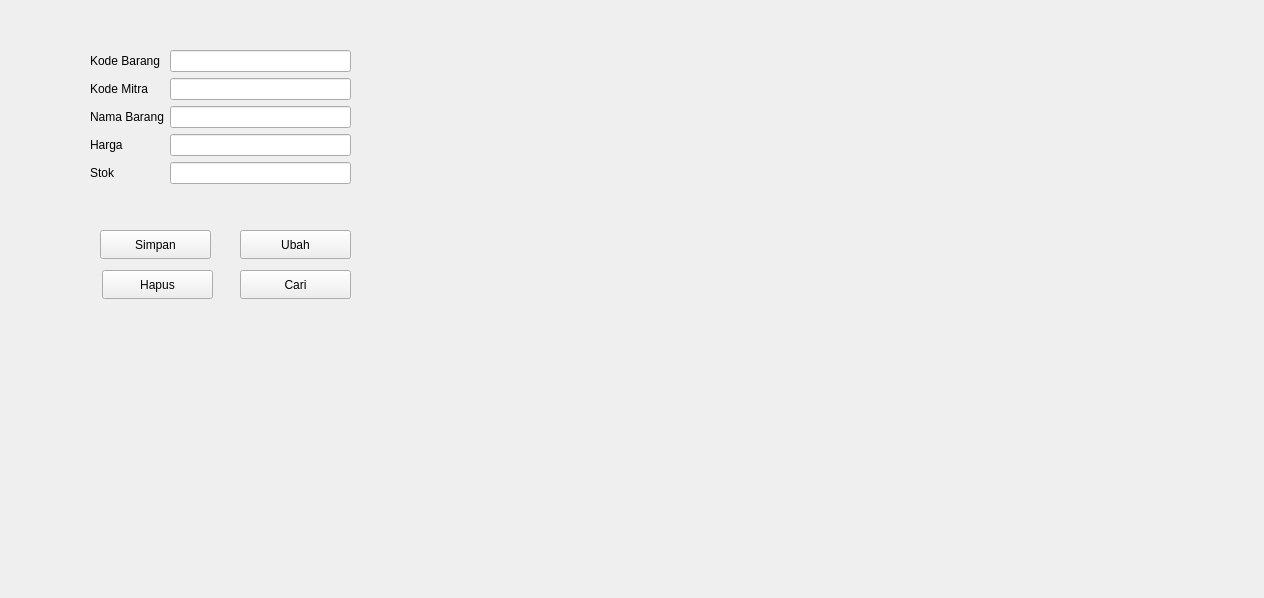
<?xml version="1.0" encoding="UTF-8"?>
<ui version="4.0">
 <class>FormBarang</class>
 <widget class="QWidget" name="FormBarang">
  <property name="geometry">
   <rect>
    <x>0</x>
    <y>0</y>
    <width>1264</width>
    <height>598</height>
   </rect>
  </property>
  <property name="windowTitle">
   <string>Form</string>
  </property>
  <widget class="QWidget" name="formLayoutWidget">
   <property name="geometry">
    <rect>
     <x>90</x>
     <y>50</y>
     <width>261</width>
     <height>161</height>
    </rect>
   </property>
   <layout class="QFormLayout" name="formLayout">
    <item row="0" column="0">
     <widget class="QLabel" name="kodeBarangLabel">
      <property name="text">
       <string>Kode Barang</string>
      </property>
     </widget>
    </item>
    <item row="0" column="1">
     <widget class="QLineEdit" name="kodeBarangLineEdit"/>
    </item>
    <item row="1" column="0">
     <widget class="QLabel" name="kodeMitraLabel">
      <property name="text">
       <string>Kode Mitra</string>
      </property>
     </widget>
    </item>
    <item row="1" column="1">
     <widget class="QLineEdit" name="kodeMitraLineEdit"/>
    </item>
    <item row="2" column="0">
     <widget class="QLabel" name="namaBarangLabel">
      <property name="text">
       <string>Nama Barang</string>
      </property>
     </widget>
    </item>
    <item row="2" column="1">
     <widget class="QLineEdit" name="namaBarangLineEdit"/>
    </item>
    <item row="3" column="0">
     <widget class="QLabel" name="hargaLabel">
      <property name="text">
       <string>Harga</string>
      </property>
     </widget>
    </item>
    <item row="3" column="1">
     <widget class="QLineEdit" name="hargaLineEdit"/>
    </item>
    <item row="4" column="0">
     <widget class="QLabel" name="stokLabel">
      <property name="text">
       <string>Stok</string>
      </property>
     </widget>
    </item>
    <item row="4" column="1">
     <widget class="QLineEdit" name="stokLineEdit"/>
    </item>
   </layout>
  </widget>
  <widget class="QPushButton" name="pushButton">
   <property name="geometry">
    <rect>
     <x>240</x>
     <y>230</y>
     <width>111</width>
     <height>29</height>
    </rect>
   </property>
   <property name="text">
    <string>Ubah</string>
   </property>
  </widget>
  <widget class="QPushButton" name="pushButton_2">
   <property name="geometry">
    <rect>
     <x>100</x>
     <y>230</y>
     <width>111</width>
     <height>29</height>
    </rect>
   </property>
   <property name="text">
    <string>Simpan</string>
   </property>
  </widget>
  <widget class="QPushButton" name="pushButton_3">
   <property name="geometry">
    <rect>
     <x>102</x>
     <y>270</y>
     <width>111</width>
     <height>29</height>
    </rect>
   </property>
   <property name="text">
    <string>Hapus</string>
   </property>
  </widget>
  <widget class="QPushButton" name="pushButton_4">
   <property name="geometry">
    <rect>
     <x>240</x>
     <y>270</y>
     <width>111</width>
     <height>29</height>
    </rect>
   </property>
   <property name="text">
    <string>Cari</string>
   </property>
  </widget>
 </widget>
 <resources/>
 <connections/>
</ui>
